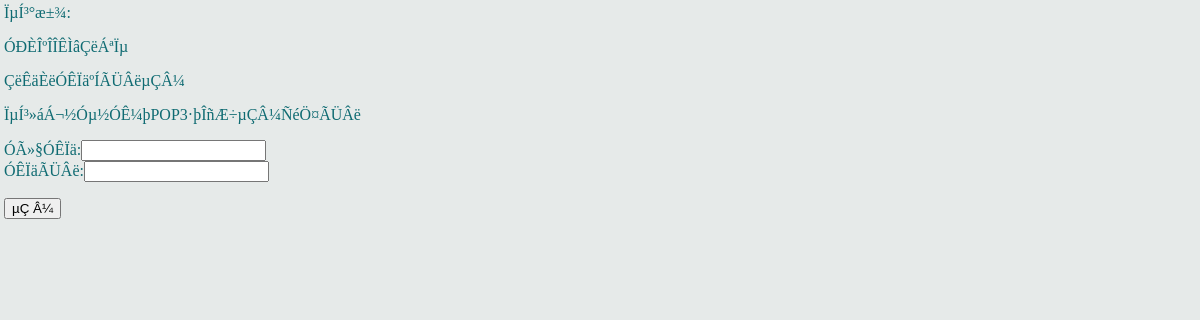
Before: / with the older database file.
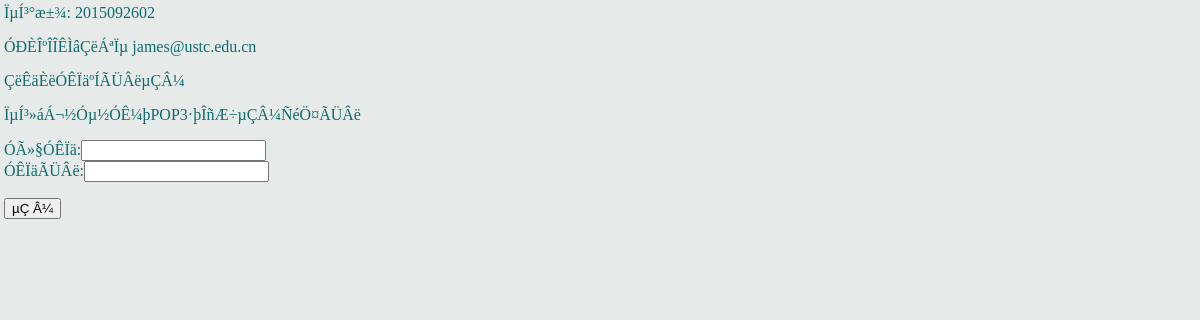
After: the same page with the newer database file.
### tables this page shows
CREATE TABLE `sysinfo` (
  `name` varchar(50) NOT NULL,
  `info` varchar(200) NOT NULL,
  PRIMARY KEY  (`name`)
);

### index.php (the view, shortened to what this page needs)
<?php
$q="select info from sysinfo where name='version'";
$r=mysql_fetch_row(mysql_query($q));
$sysversion=$r[0];
$q="select info from sysinfo where name='lxr'";
$r=mysql_fetch_row(mysql_query($q));
$syslxr=$r[0];
?>
<html>
<head>
<link href="table.css" type="text/css" rel="stylesheet" />
</head>
<body>
<?php
$login=$_SESSION["login"];
if($login<>1) {
	echo "<p>ÏµÍ³°æ±¾: ".$sysversion;
	echo "<p>ÓÐÈÎºÎÎÊÌâÇëÁªÏµ ".$syslxr;
	echo "<p>";
	echo "ÇëÊäÈëÓÊÏäºÍÃÜÂëµÇÂ¼<p>";
	echo "ÏµÍ³»áÁ¬½Óµ½ÓÊ¼þPOP3·þÎñÆ÷µÇÂ¼ÑéÖ¤ÃÜÂë";
	echo " <form action=index.php method=post>";
	echo "ÓÃ»§ÓÊÏä:<input name=id><br>";
	echo "ÓÊÏäÃÜÂë:<input name=pass type=password><p>";
	echo "<input type=submit value=\"µÇ Â¼\"></form>";
	exit(0);
}
?>

### table.css (style rules this page uses)
body { margin:4px; color: #0f6b72; background: #E6EAE9; }

Changed rows visible on the page:
added sysinfo: info "2015092602"
added sysinfo: info "james@ustc.edu.cn"
